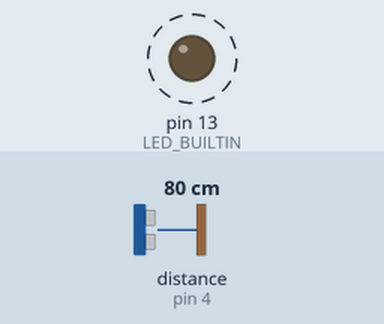
Bench run of a sketch on a simulated Arduino Uno, built with avr-gcc and run on an emulated ATmega328P. On the bench: output pins drawn as LEDs (lit = HIGH). Wiring (inferred from the names in the program): ultrasonic range finder: trigger pin 5; echo pin 4. Dashed ring = blinking. Inputs (shaded band) come from the test bench; at power-on: distance to the obstacle (sensor on pin 4) 80 cm. The echo pulse lasts 58.3 µs per cm; pins used as bus, display or sensor lines are not drawn; what the sketch prints to the serial monitor is not drawn.

Above: at 2.8 s.
2.9 s: distance to the obstacle (sensor on pin 4) set to 299 cm
Timing chart, 0 to 13.1 s (numbered marks = the images above; inputs shaded):
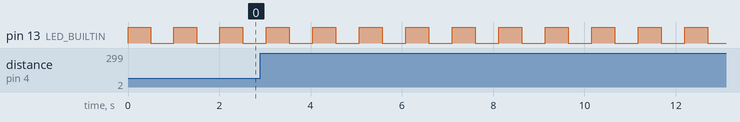

Measured:
- by itself, pin 13 (LED_BUILTIN): alternates HIGH for 0.50 s and LOW for 0.52 s

The sketch:

tutorial.ino
```cpp
// Pines del sensor de ultrasonidos
#define trigPin 5
#define echoPin 4
void setup() {
Serial.begin(9600);
pinMode ( LED_BUILTIN, OUTPUT );
pinMode ( trigPin, OUTPUT );
pinMode(echoPin, INPUT);
digitalWrite(trigPin, LOW);
}
void loop() {
digitalWrite(LED_BUILTIN, HIGH);
delay(500);
digitalWrite(LED_BUILTIN, LOW);
delay(500);
// Medida de la distancia
digitalWrite(trigPin, HIGH);
delayMicroseconds(10);
digitalWrite(trigPin, LOW);
float distancia = 0.0172*pulseIn(echoPin, HIGH);
// Visualización por el puerto serie
Serial.print("Distancia: ");
Serial.println(distancia);
}
```
